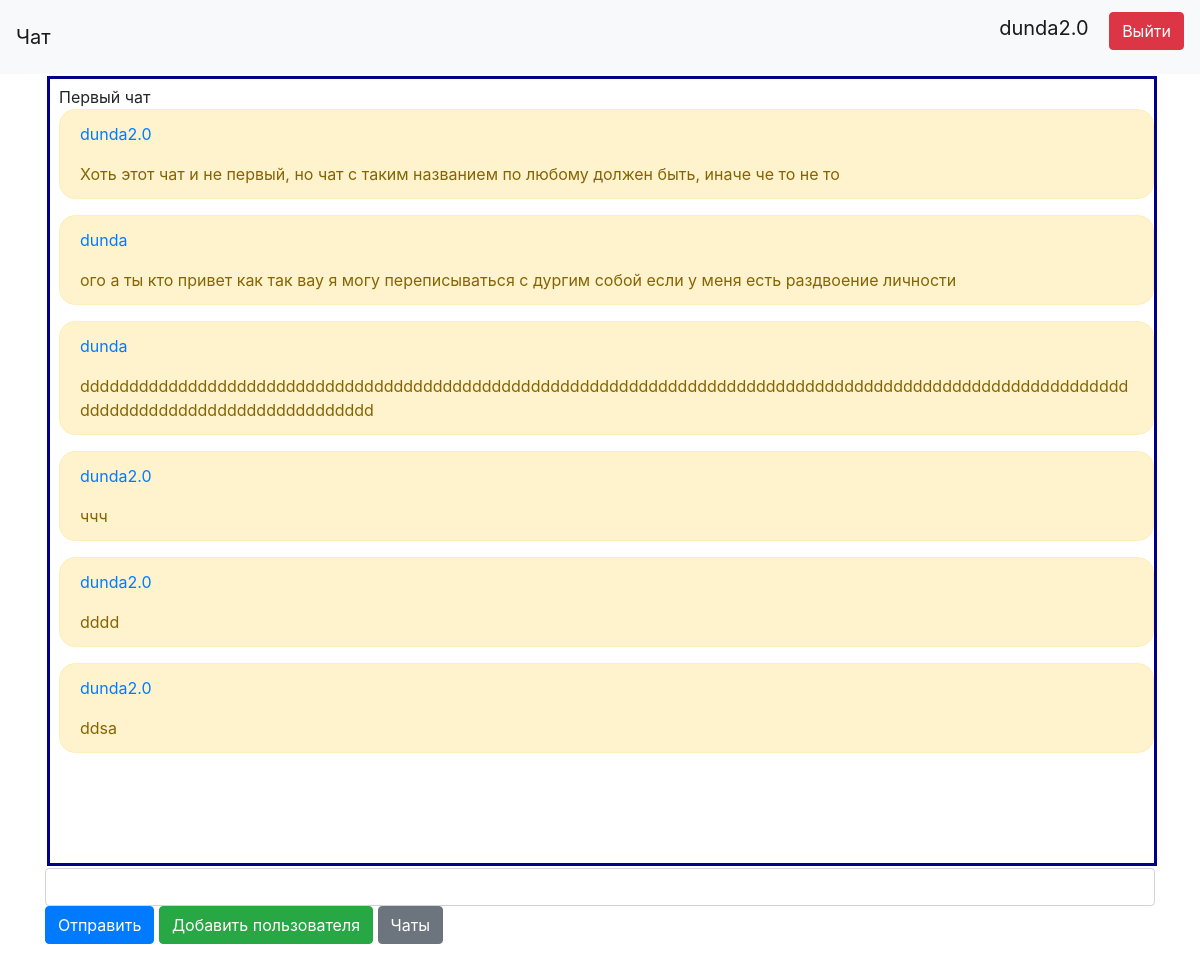
/chats/2 (signed in), run on the app's committed database.
### data/users.py (models this page shows, shortened)
class User(SqlAlchemyBase, UserMixin, SerializerMixin):
    __tablename__ = 'users'
    id = sqlalchemy.Column(sqlalchemy.Integer,
                           primary_key=True, autoincrement=True)
    login = sqlalchemy.Column(sqlalchemy.String, index=True, unique=True, nullable=True)
    email = sqlalchemy.Column(sqlalchemy.String, unique=True, nullable=True)
    about = sqlalchemy.Column(sqlalchemy.String, nullable=True)
    hashed_password = sqlalchemy.Column(sqlalchemy.String, nullable=True)
    messages = orm.relation("Message", back_populates='user')

### data/chats.py (models this page shows)
class Chat(SqlAlchemyBase, SerializerMixin):
    __tablename__ = 'chats'
    id = sqlalchemy.Column(sqlalchemy.Integer,
                           primary_key=True, autoincrement=True)
    title = sqlalchemy.Column(sqlalchemy.String,
                              nullable=False)
    messages = orm.relation("Message", back_populates='chat')

### data/messages.py (models this page shows)
class Message(SqlAlchemyBase, SerializerMixin):
    __tablename__ = 'messages'
    id = sqlalchemy.Column(sqlalchemy.Integer,
                           primary_key=True, autoincrement=True)
    text = sqlalchemy.Column(sqlalchemy.String, nullable=True)
    send_date = sqlalchemy.Column(sqlalchemy.DateTime,
                                  default=datetime.datetime.now, nullable=True)
    user_id = sqlalchemy.Column(sqlalchemy.Integer,
                                sqlalchemy.ForeignKey("users.id"))
    user = orm.relation('User')
    chat_id = sqlalchemy.Column(sqlalchemy.Integer,
                                sqlalchemy.ForeignKey("chats.id"))
    chat = orm.relation('Chat')

### server.py (the view, shortened to what this page needs)
@app.route('/chats/<int:id>', methods=['GET', 'POST'])
@login_required
def chat(id):
    db_sess = db_session.create_session()
    form = ChatForm()
    chat = db_sess.query(Chat).filter(Chat.id == id).first()
    if not chat:
        return render_template("chat_not_found.html", title='Чат не найден')
    user = db_sess.query(User).filter(User.id == current_user.id).first()
    if not db_sess.query(User_Chat).filter((User_Chat.user_id == user.id) & (User_Chat.chat_id == chat.id)).first():
        return render_template("kuda_polez.html", title='Чат')
    return render_template("chat.html", title='Чат', form=form, chat_title=chat.title, chat=chat)

### server.py
class ChatForm(FlaskForm):
    message = StringField('Cообщение', validators=[DataRequired()])
    submit = SubmitField('Отправить')

### data/db_session.py (called while the page is built)
def create_session() -> Session:
    global __factory
    return __factory()

### server.py (called while the page is built)
@login_manager.user_loader
def load_user(user_id):
    db_sess = db_session.create_session()
    return db_sess.query(User).get(user_id)

### templates/chat.html (shortened to what this page needs)
{% extends "base.html" %}
{% block content %}
<form action="" method="post" novalidate>
    <div style="border:solid thick darkblue; border-radius: 0em;
          border-width:3px; padding-left:9px; padding-top:6px;
          padding-bottom:6px; margin:2px; width:1110px; height:790px; overflow: scroll">
        {{ chat_title }}
        {% for message in chat.messages %}
            <div style="word-wrap: break-word; border-radius: 1em;" class="alert alert-warning" role="alert">
                <p> <a href="/profile/{{message.user.id}}"> {{ message.user.login }} </a> </p>
                {{ message.text }}
            </div>
        {% endfor %}
    </div>
    <p> {{ form.message(class="form-control") }} {{ form.submit(type="submit", class="btn btn-primary") }}
        <a href="/add_user_to_chat/{{chat.id}}" class="btn btn-success">Добавить пользователя</a>
        <a href="/" class="btn btn-secondary">Чаты</a></p>
</form>
{% endblock %}

### templates/base.html (shortened to what this page needs)
<!doctype html>
<html lang="en">
<head>
    <link rel="stylesheet"
          href="https://stackpath.bootstrapcdn.com/bootstrap/4.4.1/css/bootstrap.min.css"
>
</head>
<body>
<header>
    <nav class="navbar navbar-light bg-light">
        <a class="navbar-brand" href="#">Чат</a>
        {% if current_user.is_authenticated %}
            <p>
                <a class="navbar-brand" href="/profile/{{current_user.id}}">{{ current_user.login }}</a>
                <a class="btn btn-danger" href="/logout">Выйти</a>
            </p>
        {% else %}
            <p>
                <a class="btn btn-primary " href="/register">Зарегистрироваться</a>
                <a class="btn btn-success" href="/login">Войти</a>
            </p>
        {% endif %}
    </nav>
</header>
<main role="main" class="container">
    {% block content %}{% endblock %}
</main>
</body>
</html>

### data on the page
User: login "dunda2.0"
Chat: title "Первый чат"
Message: user.login "dunda2.0", text "Хоть этот чат и не первый, но чат с таким названием по любому должен быть, иначе че то не то"
Message: user.login "dunda", text "ого а ты кто привет как так вау я могу переписываться с дургим собой если у меня есть раздвоение личности"
Message: user.login "dunda", text "ddddddddddddddddddddddddddddddddddddddddddddddddddddddddddddddddddddddddddddddddddddddddddddddddddddddddddddddddddddddddddddddddddddddddd"
Message: user.login "dunda2.0", text "ччч"
Message: user.login "dunda2.0", text "dddd"
Message: user.login "dunda2.0", text "ddsa"
